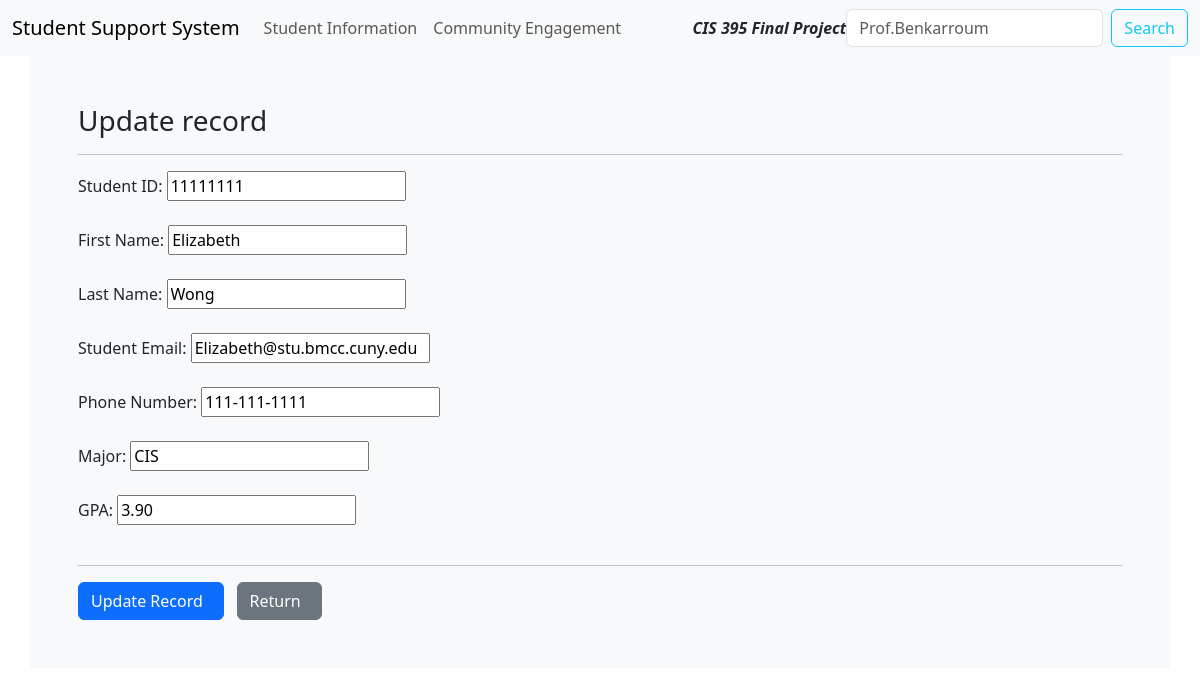
The app's page /updateRecord/6 with its own data.
### webapp/models.py (models this page shows, shortened)
class Record(models.Model):
    creation_date = models.DateTimeField(auto_now_add=True)
    first_name = models.CharField(max_length=100)
    last_name = models.CharField(max_length=100)
    student_id = models.IntegerField()
    student_email = models.CharField(max_length=200)
    phone_number = models.CharField(max_length=100)
    major = models.CharField(max_length=100)
    gpa = models.DecimalField(max_digits=3, decimal_places=2, default=4.0)

### webapp/views.py (the view)
# urls.py: path('updateRecord/<int:pk>', views.updateRecord, name='updateRecord'),
def updateRecord(request, pk):
    record = Record.objects.get(id=pk)
    form = UpdateRecordForm(instance=record)
    if request.method == 'POST':
        form = UpdateRecordForm(request.POST, instance=record)
        if form.is_valid():
            form.save()
            return redirect("dashboard")
    context = {'form':form}
    return render(request, 'webapp/updateRecord.html', context=context)

### webapp/form.py
class UpdateRecordForm(forms.ModelForm):
    class Meta:
        model = Record
        fields = ['first_name', 'last_name', 'student_id', 'student_email', 'phone_number', 'major', 'gpa']

### webapp/templates/webapp/updateRecord.html (shortened to what this page needs)
{% extends 'webapp/base.html' %} {% block content %}
<body>
  <div class="container bg-light shadow-md p-5 form-layout">
    <h3>Update record</h3>
    <hr />
    <form method="POST" autocomplete="off">
      {% csrf_token %} Student ID: {{ form.student_id}}
      <br />
      <br />
      First Name: {{ form.first_name}}
      <br />
      <br />
      Last Name: {{ form.last_name}}
      <br />
      <br />
      Student Email: {{ form.student_email}}
      <br />
      <br />
      Phone Number: {{ form.phone_number}}
      <br />
      <br />
      Major: {{ form.major}}
      <br />
      <br />
      GPA: {{ form.gpa}}
      <br />
      <br />
      <hr />
      <button type="submit" class="btn btn-primary">
        Update Record &nbsp;
      </button>
      <a href="{% url 'dashboard' %}" class="btn btn-secondary">
        Return &nbsp;
      </a>
    </form>
  </div>
  <br />
</body>
{% endblock %}

### records on screen
Record: student_id "11111111", first_name "Elizabeth", last_name "Wong", student_email "Elizabeth@stu.bmcc.cuny.edu", phone_number "111-111-1111", major "CIS", gpa "3.90"
